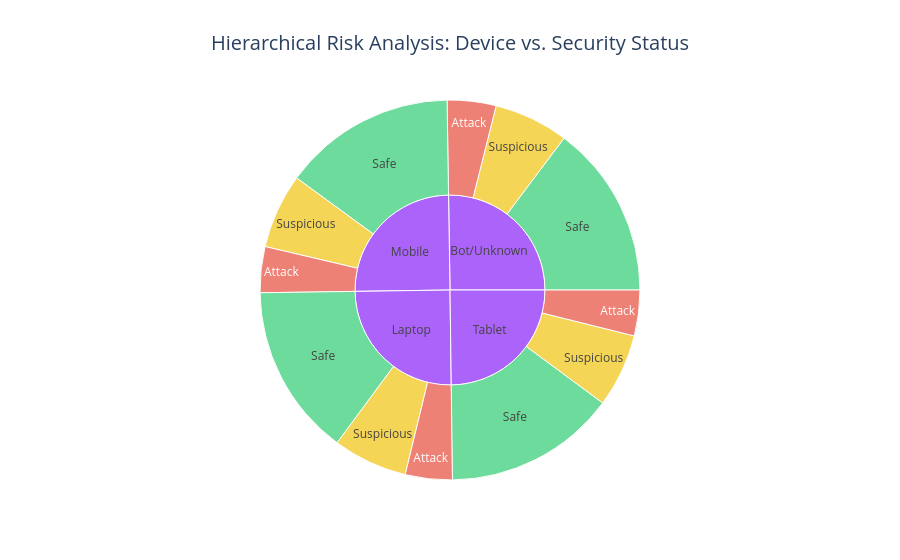

Notebook source saved alongside this figure:
### Markdown cell above
Proportion of each device type and within each device the breakdown of risk levels

### Code cell
import pandas as pd
import plotly.express as px

# Load Data
df = pd.read_csv('cybersecurity_risk_advanced.csv')

# Map device types for clarity
device_map = {0: 'Mobile', 1: 'Laptop', 2: 'Tablet', 3: 'Bot/Unknown'}
df['Device'] = df['device_type'].map(device_map)
df['Risk_Level'] = df['risk_label'].map({0: 'Safe', 1: 'Suspicious', 2: 'Attack'})

# Program 7: Sunburst Chart
# Note: This uses Plotly, which creates interactive, beautiful HTML-based charts
fig = px.sunburst(df, path=['Device', 'Risk_Level'], 
                  color='Risk_Level',
                  color_discrete_map={'Safe':'#2ecc71', 'Suspicious':'#f1c40f', 'Attack':'#e74c3c'},
                  title="Hierarchical Risk Analysis: Device vs. Security Status")

fig.update_layout(title_font_size=20, title_x=0.5)
fig.show()

### Figure 1 — Plotly figure (JSON) as saved in the notebook; plotly's stock layout.template omitted (floating-point values rounded to 4 significant figures)
{"data": [{"branchvalues": "total", "customdata": [["(?)"], ["(?)"], ["(?)"], ["(?)"], ["Attack"], ["Attack"], ["Attack"], ["Attack"], ["Safe"], ["Safe"], ["Safe"], ["Safe"], ["Suspicious"], ["Suspicious"], ["Suspicious"], ["Suspicious"]], "domain": {"x": [0, 1], "y": [0, 1]}, "hovertemplate": "labels=%{label}<br>count=%{value}<br>parent=%{parent}<br>id=%{id}<br>Risk_Level=%{customdata[0]}<extra></extra>", "ids": ["Bot/Unknown", "Tablet", "Mobile", "Laptop", "Mobile/Attack", "Laptop/Attack", "Tablet/Attack", "Bot/Unknown/Attack", "Bot/Unknown/Safe", "Tablet/Safe", "Laptop/Safe", "Mobile/Safe", "Bot/Unknown/Suspicious", "Mobile/Suspicious", "Tablet/Suspicious", "Laptop/Suspicious"], "labels": ["Bot/Unknown", "Tablet", "Mobile", "Laptop", "Attack", "Attack", "Attack", "Attack", "Safe", "Safe", "Safe", "Safe", "Suspicious", "Suspicious", "Suspicious", "Suspicious"], "marker": {"colors": ["#ab63fa", "#ab63fa", "#ab63fa", "#ab63fa", "#e74c3c", "#e74c3c", "#e74c3c", "#e74c3c", "#2ecc71", "#2ecc71", "#2ecc71", "#2ecc71", "#f1c40f", "#f1c40f", "#f1c40f", "#f1c40f"]}, "name": "", "parents": ["", "", "", "", "Mobile", "Laptop", "Tablet", "Bot/Unknown", "Bot/Unknown", "Tablet", "Laptop", "Mobile", "Bot/Unknown", "Mobile", "Tablet", "Laptop"], "type": "sunburst", "values": [12622, 12394, 12494, 12490, 1954, 2001, 1945, 2076, 7372, 7324, 7318, 7357, 3174, 3183, 3125, 3171]}], "layout": {"legend": {"tracegroupgap": 0}, "title": {"font": {"size": 20}, "text": "Hierarchical Risk Analysis: Device vs. Security Status", "x": 0.5}}}
